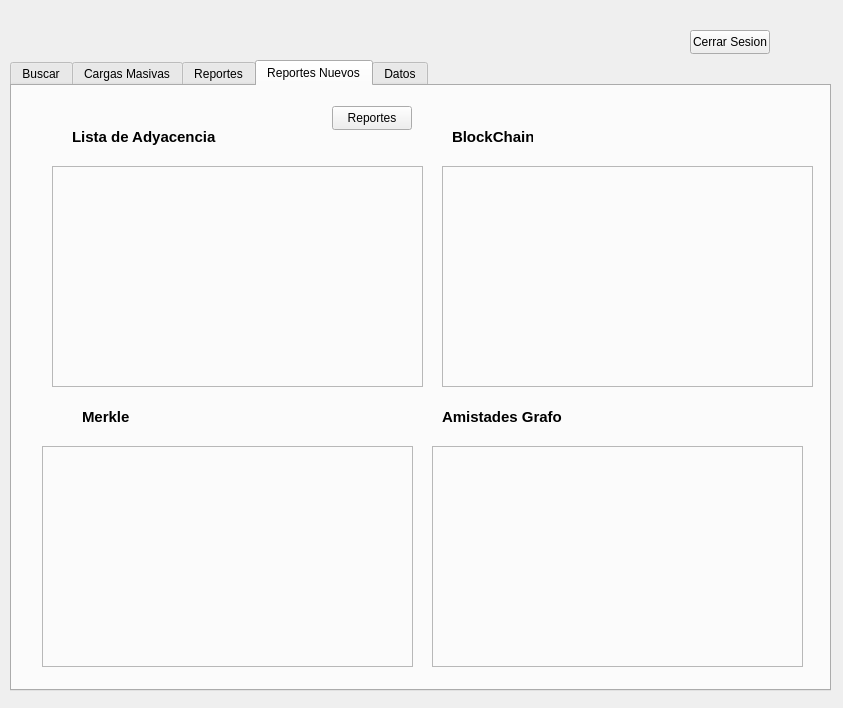
<?xml version="1.0" encoding="UTF-8"?>
<ui version="4.0">
 <class>admin</class>
 <widget class="QDialog" name="admin">
  <property name="geometry">
   <rect>
    <x>0</x>
    <y>0</y>
    <width>843</width>
    <height>708</height>
   </rect>
  </property>
  <property name="windowTitle">
   <string>Dialog</string>
  </property>
  <widget class="QTabWidget" name="tabWidget">
   <property name="geometry">
    <rect>
     <x>10</x>
     <y>60</y>
     <width>821</width>
     <height>631</height>
    </rect>
   </property>
   <property name="styleSheet">
    <string notr="true"/>
   </property>
   <property name="currentIndex">
    <number>3</number>
   </property>
   <widget class="QWidget" name="buscar">
    <attribute name="title">
     <string>Buscar</string>
    </attribute>
    <widget class="QLineEdit" name="searchLine">
     <property name="geometry">
      <rect>
       <x>130</x>
       <y>130</y>
       <width>151</width>
       <height>24</height>
      </rect>
     </property>
    </widget>
    <widget class="QPushButton" name="buscarbtn">
     <property name="geometry">
      <rect>
       <x>300</x>
       <y>130</y>
       <width>80</width>
       <height>24</height>
      </rect>
     </property>
     <property name="text">
      <string>Buscar</string>
     </property>
    </widget>
    <widget class="QComboBox" name="ordenBox">
     <property name="geometry">
      <rect>
       <x>520</x>
       <y>130</y>
       <width>81</width>
       <height>24</height>
      </rect>
     </property>
     <item>
      <property name="text">
       <string>InOrder</string>
      </property>
     </item>
     <item>
      <property name="text">
       <string>PostOrder</string>
      </property>
     </item>
     <item>
      <property name="text">
       <string>PreOrder</string>
      </property>
     </item>
    </widget>
    <widget class="QPushButton" name="ordenbtn">
     <property name="geometry">
      <rect>
       <x>620</x>
       <y>130</y>
       <width>80</width>
       <height>24</height>
      </rect>
     </property>
     <property name="text">
      <string>Aplicar</string>
     </property>
    </widget>
    <widget class="QLabel" name="label">
     <property name="geometry">
      <rect>
       <x>460</x>
       <y>130</y>
       <width>49</width>
       <height>16</height>
      </rect>
     </property>
     <property name="font">
      <font>
       <pointsize>11</pointsize>
      </font>
     </property>
     <property name="text">
      <string>Orden</string>
     </property>
    </widget>
    <widget class="QTableWidget" name="tableBuscar">
     <property name="geometry">
      <rect>
       <x>110</x>
       <y>180</y>
       <width>611</width>
       <height>281</height>
      </rect>
     </property>
     <column>
      <property name="text">
       <string>Nombres</string>
      </property>
     </column>
     <column>
      <property name="text">
       <string>Apellidos</string>
      </property>
     </column>
     <column>
      <property name="text">
       <string>Correo</string>
      </property>
     </column>
     <column>
      <property name="text">
       <string>Nacimiento</string>
      </property>
     </column>
     <column>
      <property name="text">
       <string>Modificar</string>
      </property>
     </column>
     <column>
      <property name="text">
       <string>Eliminar</string>
      </property>
     </column>
    </widget>
   </widget>
   <widget class="QWidget" name="cargasMasivas">
    <attribute name="title">
     <string>Cargas Masivas</string>
    </attribute>
    <widget class="QPushButton" name="cargarUserbtn">
     <property name="geometry">
      <rect>
       <x>90</x>
       <y>190</y>
       <width>91</width>
       <height>81</height>
      </rect>
     </property>
     <property name="styleSheet">
      <string notr="true">gridline-color: rgb(0, 0, 0);
background-color: rgb(170, 0, 0);</string>
     </property>
     <property name="text">
      <string>Cargar Usuarios</string>
     </property>
    </widget>
    <widget class="Line" name="line">
     <property name="geometry">
      <rect>
       <x>250</x>
       <y>0</y>
       <width>20</width>
       <height>601</height>
      </rect>
     </property>
     <property name="orientation">
      <enum>Qt::Orientation::Vertical</enum>
     </property>
    </widget>
    <widget class="Line" name="line_2">
     <property name="geometry">
      <rect>
       <x>520</x>
       <y>0</y>
       <width>20</width>
       <height>601</height>
      </rect>
     </property>
     <property name="orientation">
      <enum>Qt::Orientation::Vertical</enum>
     </property>
    </widget>
    <widget class="QLabel" name="label_3">
     <property name="geometry">
      <rect>
       <x>360</x>
       <y>70</y>
       <width>71</width>
       <height>16</height>
      </rect>
     </property>
     <property name="font">
      <font>
       <family>Segoe UI Black</family>
       <bold>true</bold>
      </font>
     </property>
     <property name="styleSheet">
      <string notr="true">background-color: black;</string>
     </property>
     <property name="text">
      <string>Solicitudes</string>
     </property>
    </widget>
    <widget class="QPushButton" name="cargarSolibtn">
     <property name="geometry">
      <rect>
       <x>340</x>
       <y>190</y>
       <width>111</width>
       <height>81</height>
      </rect>
     </property>
     <property name="styleSheet">
      <string notr="true">gridline-color: rgb(0, 0, 0);
background-color: rgb(170, 0, 0);</string>
     </property>
     <property name="text">
      <string>Cargar Solicitudes</string>
     </property>
    </widget>
    <widget class="QLabel" name="label_4">
     <property name="geometry">
      <rect>
       <x>620</x>
       <y>70</y>
       <width>91</width>
       <height>16</height>
      </rect>
     </property>
     <property name="font">
      <font>
       <family>Segoe UI Black</family>
       <bold>true</bold>
      </font>
     </property>
     <property name="styleSheet">
      <string notr="true">background-color: black;</string>
     </property>
     <property name="text">
      <string>Publicaciones</string>
     </property>
    </widget>
    <widget class="QPushButton" name="cargarPublibtn">
     <property name="geometry">
      <rect>
       <x>610</x>
       <y>190</y>
       <width>121</width>
       <height>81</height>
      </rect>
     </property>
     <property name="styleSheet">
      <string notr="true">gridline-color: rgb(0, 0, 0);
background-color: rgb(170, 0, 0);</string>
     </property>
     <property name="text">
      <string>Cargar Publicaciones</string>
     </property>
    </widget>
    <widget class="QLabel" name="label_2">
     <property name="geometry">
      <rect>
       <x>100</x>
       <y>70</y>
       <width>61</width>
       <height>16</height>
      </rect>
     </property>
     <property name="font">
      <font>
       <family>Segoe UI Black</family>
       <bold>true</bold>
      </font>
     </property>
     <property name="styleSheet">
      <string notr="true">background-color: black;</string>
     </property>
     <property name="text">
      <string>Usuarios</string>
     </property>
    </widget>
    <widget class="QPushButton" name="showUserbtn">
     <property name="geometry">
      <rect>
       <x>100</x>
       <y>330</y>
       <width>80</width>
       <height>24</height>
      </rect>
     </property>
     <property name="text">
      <string>Mostrar</string>
     </property>
    </widget>
   </widget>
   <widget class="QWidget" name="reportes">
    <attribute name="title">
     <string>Reportes</string>
    </attribute>
    <widget class="QPushButton" name="reporteAdminbtn">
     <property name="geometry">
      <rect>
       <x>680</x>
       <y>300</y>
       <width>101</width>
       <height>24</height>
      </rect>
     </property>
     <property name="text">
      <string>Generar Reporte</string>
     </property>
    </widget>
    <widget class="QLabel" name="avlWidget">
     <property name="geometry">
      <rect>
       <x>50</x>
       <y>20</y>
       <width>571</width>
       <height>301</height>
      </rect>
     </property>
     <property name="styleSheet">
      <string notr="true">background-color: rgb(210, 255, 244);</string>
     </property>
     <property name="text">
      <string/>
     </property>
    </widget>
    <widget class="QFrame" name="frameScroll">
     <property name="geometry">
      <rect>
       <x>50</x>
       <y>340</y>
       <width>571</width>
       <height>241</height>
      </rect>
     </property>
     <property name="frameShape">
      <enum>QFrame::Shape::StyledPanel</enum>
     </property>
     <property name="frameShadow">
      <enum>QFrame::Shadow::Raised</enum>
     </property>
     <widget class="QWidget" name="widgetPubli" native="true">
      <property name="geometry">
       <rect>
        <x>0</x>
        <y>0</y>
        <width>571</width>
        <height>231</height>
       </rect>
      </property>
      <widget class="QLabel" name="imgLabel">
       <property name="geometry">
        <rect>
         <x>190</x>
         <y>70</y>
         <width>181</width>
         <height>111</height>
        </rect>
       </property>
       <property name="text">
        <string/>
       </property>
      </widget>
     </widget>
    </widget>
    <widget class="QLabel" name="label_8">
     <property name="geometry">
      <rect>
       <x>628</x>
       <y>430</y>
       <width>191</width>
       <height>20</height>
      </rect>
     </property>
     <property name="font">
      <font>
       <pointsize>18</pointsize>
       <bold>true</bold>
      </font>
     </property>
     <property name="text">
      <string>PUBLICACIONES</string>
     </property>
    </widget>
    <widget class="QLabel" name="label_9">
     <property name="geometry">
      <rect>
       <x>670</x>
       <y>140</y>
       <width>121</width>
       <height>20</height>
      </rect>
     </property>
     <property name="font">
      <font>
       <pointsize>18</pointsize>
       <bold>true</bold>
      </font>
     </property>
     <property name="text">
      <string>USUARIOS</string>
     </property>
    </widget>
   </widget>
   <widget class="QWidget" name="reportesNuevos">
    <attribute name="title">
     <string>Reportes Nuevos</string>
    </attribute>
    <widget class="QLabel" name="label_28">
     <property name="geometry">
      <rect>
       <x>60</x>
       <y>30</y>
       <width>151</width>
       <height>41</height>
      </rect>
     </property>
     <property name="font">
      <font>
       <pointsize>11</pointsize>
       <bold>true</bold>
      </font>
     </property>
     <property name="text">
      <string>Lista de Adyacencia</string>
     </property>
    </widget>
    <widget class="QLabel" name="label_29">
     <property name="geometry">
      <rect>
       <x>440</x>
       <y>30</y>
       <width>81</width>
       <height>41</height>
      </rect>
     </property>
     <property name="font">
      <font>
       <pointsize>11</pointsize>
       <bold>true</bold>
      </font>
     </property>
     <property name="text">
      <string>BlockChain</string>
     </property>
    </widget>
    <widget class="QLabel" name="label_30">
     <property name="geometry">
      <rect>
       <x>70</x>
       <y>310</y>
       <width>51</width>
       <height>41</height>
      </rect>
     </property>
     <property name="font">
      <font>
       <pointsize>11</pointsize>
       <bold>true</bold>
      </font>
     </property>
     <property name="text">
      <string>Merkle</string>
     </property>
    </widget>
    <widget class="QFrame" name="frameScroll_4">
     <property name="geometry">
      <rect>
       <x>40</x>
       <y>80</y>
       <width>371</width>
       <height>221</height>
      </rect>
     </property>
     <property name="frameShape">
      <enum>QFrame::Shape::StyledPanel</enum>
     </property>
     <property name="frameShadow">
      <enum>QFrame::Shadow::Raised</enum>
     </property>
     <widget class="QWidget" name="widgetPubli_4" native="true">
      <property name="geometry">
       <rect>
        <x>10</x>
        <y>0</y>
        <width>361</width>
        <height>221</height>
       </rect>
      </property>
      <widget class="QLabel" name="imgLabel_4">
       <property name="geometry">
        <rect>
         <x>0</x>
         <y>10</y>
         <width>351</width>
         <height>201</height>
        </rect>
       </property>
       <property name="text">
        <string/>
       </property>
      </widget>
     </widget>
    </widget>
    <widget class="QPushButton" name="nuevoReporteBtn">
     <property name="geometry">
      <rect>
       <x>320</x>
       <y>20</y>
       <width>80</width>
       <height>24</height>
      </rect>
     </property>
     <property name="text">
      <string>Reportes</string>
     </property>
    </widget>
    <widget class="QFrame" name="frameScroll_5">
     <property name="geometry">
      <rect>
       <x>420</x>
       <y>360</y>
       <width>371</width>
       <height>221</height>
      </rect>
     </property>
     <property name="frameShape">
      <enum>QFrame::Shape::StyledPanel</enum>
     </property>
     <property name="frameShadow">
      <enum>QFrame::Shadow::Raised</enum>
     </property>
     <widget class="QWidget" name="widgetPubli_5" native="true">
      <property name="geometry">
       <rect>
        <x>10</x>
        <y>0</y>
        <width>361</width>
        <height>221</height>
       </rect>
      </property>
      <widget class="QLabel" name="imgLabel_6">
       <property name="geometry">
        <rect>
         <x>0</x>
         <y>10</y>
         <width>351</width>
         <height>201</height>
        </rect>
       </property>
       <property name="text">
        <string/>
       </property>
      </widget>
     </widget>
    </widget>
    <widget class="QFrame" name="frameScroll_6">
     <property name="geometry">
      <rect>
       <x>30</x>
       <y>360</y>
       <width>371</width>
       <height>221</height>
      </rect>
     </property>
     <property name="frameShape">
      <enum>QFrame::Shape::StyledPanel</enum>
     </property>
     <property name="frameShadow">
      <enum>QFrame::Shadow::Raised</enum>
     </property>
     <widget class="QWidget" name="widgetPubli_6" native="true">
      <property name="geometry">
       <rect>
        <x>10</x>
        <y>0</y>
        <width>361</width>
        <height>221</height>
       </rect>
      </property>
      <widget class="QLabel" name="imgLabel_7">
       <property name="geometry">
        <rect>
         <x>0</x>
         <y>10</y>
         <width>351</width>
         <height>201</height>
        </rect>
       </property>
       <property name="text">
        <string/>
       </property>
      </widget>
     </widget>
    </widget>
    <widget class="QFrame" name="frameScroll_7">
     <property name="geometry">
      <rect>
       <x>430</x>
       <y>80</y>
       <width>371</width>
       <height>221</height>
      </rect>
     </property>
     <property name="frameShape">
      <enum>QFrame::Shape::StyledPanel</enum>
     </property>
     <property name="frameShadow">
      <enum>QFrame::Shadow::Raised</enum>
     </property>
     <widget class="QWidget" name="widgetPubli_7" native="true">
      <property name="geometry">
       <rect>
        <x>10</x>
        <y>0</y>
        <width>361</width>
        <height>221</height>
       </rect>
      </property>
      <widget class="QLabel" name="imgLabel_8">
       <property name="geometry">
        <rect>
         <x>0</x>
         <y>10</y>
         <width>351</width>
         <height>201</height>
        </rect>
       </property>
       <property name="text">
        <string/>
       </property>
      </widget>
     </widget>
    </widget>
    <widget class="QLabel" name="label_31">
     <property name="geometry">
      <rect>
       <x>430</x>
       <y>310</y>
       <width>151</width>
       <height>41</height>
      </rect>
     </property>
     <property name="font">
      <font>
       <pointsize>11</pointsize>
       <bold>true</bold>
      </font>
     </property>
     <property name="text">
      <string>Amistades Grafo</string>
     </property>
    </widget>
   </widget>
   <widget class="QWidget" name="datos">
    <attribute name="title">
     <string>Datos</string>
    </attribute>
    <widget class="QLabel" name="label_5">
     <property name="geometry">
      <rect>
       <x>80</x>
       <y>80</y>
       <width>301</width>
       <height>41</height>
      </rect>
     </property>
     <property name="font">
      <font>
       <pointsize>14</pointsize>
       <bold>true</bold>
      </font>
     </property>
     <property name="text">
      <string>Samuel Nehemias Coyoy Perez</string>
     </property>
    </widget>
    <widget class="QLabel" name="label_6">
     <property name="geometry">
      <rect>
       <x>80</x>
       <y>140</y>
       <width>231</width>
       <height>41</height>
      </rect>
     </property>
     <property name="font">
      <font>
       <pointsize>11</pointsize>
       <bold>true</bold>
      </font>
     </property>
     <property name="text">
      <string>Estructura de datos seccion C</string>
     </property>
    </widget>
    <widget class="QLabel" name="label_7">
     <property name="geometry">
      <rect>
       <x>80</x>
       <y>200</y>
       <width>171</width>
       <height>41</height>
      </rect>
     </property>
     <property name="font">
      <font>
       <bold>true</bold>
      </font>
     </property>
     <property name="text">
      <string>Carnet 202200198</string>
     </property>
    </widget>
   </widget>
  </widget>
  <widget class="QPushButton" name="pushButton_6">
   <property name="geometry">
    <rect>
     <x>690</x>
     <y>30</y>
     <width>80</width>
     <height>24</height>
    </rect>
   </property>
   <property name="text">
    <string>Cerrar Sesion</string>
   </property>
  </widget>
 </widget>
 <resources/>
 <connections/>
</ui>
